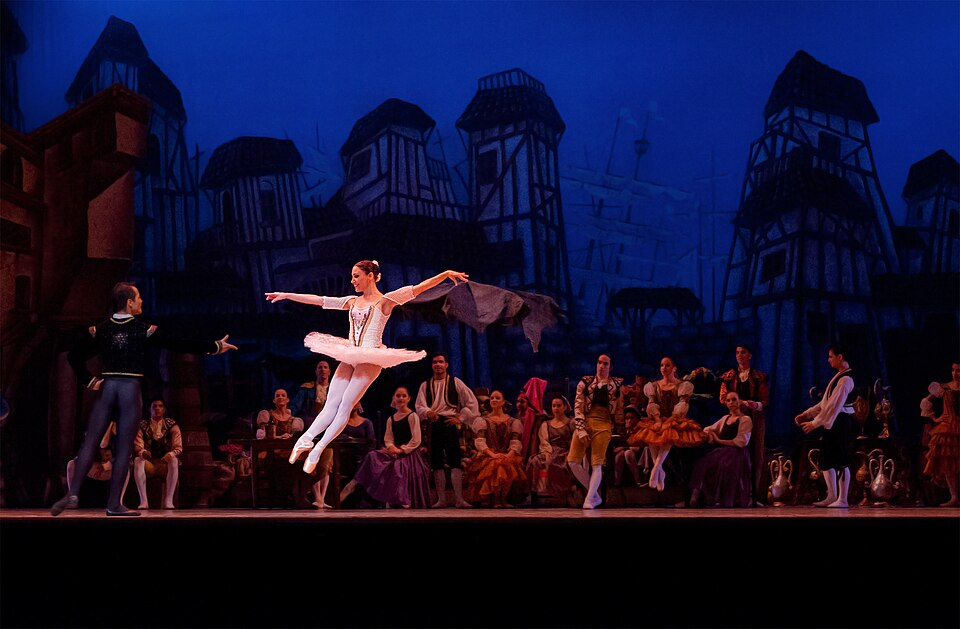
#> input picture images/ballet.jpg, 960 x 629 px; its folder holds only this picture in this run
$ python extract_palette.py ../images/ballet.jpg
#> lines starting #> are read from the running program, lines starting #| are printed output that depends on the picture
"""Extract a Spatial Deck palette from a reference image.

Uses pure-Python KMeans on a downsampled version of the image to find N
dominant colors, then maps them into Spatial Deck's token schema (bg,
bg_dark, text, dim, primary, secondary, teal, purple, amber, rose) by
luminance and hue.

Optional --vibe flag asks gemma3:12b@Lenny to describe the mood in one
short phrase, which is emitted as a comment header in the output CSS.
Never mutates index.html directly — writes a CSS file that you then
pipe through tools/import_tokens.py.

Usage:
    python3 tools/extract_palette.py photo.jpg
    python3 tools/extract_palette.py photo.jpg --out my-palette.css
    python3 tools/extract_palette.py photo.jpg -k 8 --vibe
"""
from __future__ import annotations
import argparse
import base64
import colorsys
import json
import random
import sys
from pathlib import Path

from PIL import Image

sys.path.insert(0, str(Path(__file__).parent))
from fleet_client import ENDPOINTS, call_vision  # noqa: E402

REPO_ROOT = Path(__file__).resolve().parent.parent


def downsample(img: Image.Image, max_dim: int = 200) -> list[tuple[int, int, int]]:
    """Convert image to RGB, downsample so KMeans is fast, return pixel list."""
    img = img.convert("RGB")
    w, h = img.size
    scale = min(1.0, max_dim / max(w, h))
    if scale < 1.0:
        img = img.resize((int(w * scale), int(h * scale)), Image.LANCZOS)
    return list(img.getdata())


def kmeans(points: list[tuple[int, int, int]], k: int, *, max_iter: int = 20,
           seed: int = 0) -> list[tuple[int, int, int]]:
    """Classic k-means with random init. Returns centroids as 0-255 RGB tuples."""
    rng = random.Random(seed)
    # K-means++ style seeding for better spread — pick first at random, then
    # each subsequent pick weighted by squared distance to nearest existing.
    centroids = [points[rng.randrange(len(points))]]
    for _ in range(k - 1):
        dists = []
        for p in points:
            m = min((p[0]-c[0])**2 + (p[1]-c[1])**2 + (p[2]-c[2])**2 for c in centroids)
            dists.append(m)
        total = sum(dists) or 1
        pick = rng.random() * total
        acc = 0.0
        for p, d in zip(points, dists):
            acc += d
            if acc >= pick:
                centroids.append(p)
                break

    for _ in range(max_iter):
        buckets: list[list[tuple[int, int, int]]] = [[] for _ in range(k)]
        for p in points:
            best_i, best_d = 0, float("inf")
            for i, c in enumerate(centroids):
                d = (p[0]-c[0])**2 + (p[1]-c[1])**2 + (p[2]-c[2])**2
                if d < best_d:
                    best_d, best_i = d, i
            buckets[best_i].append(p)
        new_centroids = []
        for i, bucket in enumerate(buckets):
            if not bucket:
                new_centroids.append(centroids[i])
                continue
            r = sum(p[0] for p in bucket) / len(bucket)
            g = sum(p[1] for p in bucket) / len(bucket)
            b = sum(p[2] for p in bucket) / len(bucket)
            new_centroids.append((round(r), round(g), round(b)))
        if new_centroids == centroids:
            break
        centroids = new_centroids
    return centroids


def rgb_to_hex(c: tuple[int, int, int]) -> str:
    return "#{:02x}{:02x}{:02x}".format(*c)


def luminance(c: tuple[int, int, int]) -> float:
    """Perceived luminance (ITU-R BT.601)."""
    return 0.299 * c[0] + 0.587 * c[1] + 0.114 * c[2]


def saturation(c: tuple[int, int, int]) -> float:
    h, s, v = colorsys.rgb_to_hsv(c[0]/255, c[1]/255, c[2]/255)
    return s


def hue_deg(c: tuple[int, int, int]) -> float:
    h, s, v = colorsys.rgb_to_hsv(c[0]/255, c[1]/255, c[2]/255)
    return h * 360


# Hue bucket centers (degrees) for the four accent tokens.
ACCENT_HUES = {"rose": 350, "amber": 40, "teal": 175, "purple": 280}


def _hue_dist(a: float, b: float) -> float:
    d = abs(a - b) % 360
    return min(d, 360 - d)


def assign_tokens(centroids: list[tuple[int, int, int]]) -> dict[str, str]:
    """Map K centroids into Spatial Deck's token schema."""
    # Sort by luminance for bg/text picks.
    by_lum = sorted(centroids, key=luminance)
    tokens: dict[str, str] = {}
    tokens["bg_dark"] = rgb_to_hex(by_lum[0])
    # Pick a slightly lighter bg. If centroids are tightly clustered, nudge it.
    bg_candidate = by_lum[1] if len(by_lum) > 1 else by_lum[0]
    if luminance(bg_candidate) - luminance(by_lum[0]) < 20:
        # lift it 15 units
        r, g, b = bg_candidate
        bg_candidate = (min(255, r + 15), min(255, g + 15), min(255, b + 15))
    tokens["bg"] = rgb_to_hex(bg_candidate)

    # text is the lightest centroid; if it's too saturated, approximate with
    # a nearby neutral (keeps legibility).
    text_candidate = by_lum[-1]
    if saturation(text_candidate) > 0.25:
        # Desaturate toward a warm off-white.
        r, g, b = text_candidate
        avg = (r + g + b) // 3
        text_candidate = ((r + avg)//2, (g + avg)//2, (b + avg)//2)
    tokens["text"] = rgb_to_hex(text_candidate)

    # dim: a mid-luminance muted color.
    mids = [c for c in by_lum if 60 < luminance(c) < 200]
    dim_candidate = mids[len(mids)//2] if mids else by_lum[len(by_lum)//2]
    # Push toward neutral.
    r, g, b = dim_candidate
    avg = (r + g + b) // 3
    dim_candidate = ((r + avg)//2, (g + avg)//2, (b + avg)//2)
    tokens["dim"] = rgb_to_hex(dim_candidate)

    # Most saturated colors as primary / secondary.
    by_sat = sorted(centroids, key=saturation, reverse=True)
    saturated = [c for c in by_sat if saturation(c) > 0.15]
    if saturated:
        tokens["primary"] = rgb_to_hex(saturated[0])
        tokens["secondary"] = rgb_to_hex(saturated[1] if len(saturated) > 1 else saturated[0])
    else:
        tokens["primary"] = rgb_to_hex(by_sat[0])
        tokens["secondary"] = rgb_to_hex(by_sat[-1])

    # Assign the 4 accent tokens by hue distance to canonical centers.
    # Pick the saturated-enough centroid closest to each hue target. If the
    # nearest hit is too far off (no matching color in the image), synthesize
    # the accent from scratch at the target hue using the primary color's
    # saturation/value — keeps the accent palette visually coherent even for
    # monochrome-ish reference images.
    HUE_TOLERANCE_DEG = 35
    usable = [c for c in centroids if saturation(c) > 0.2] or centroids
    prim_rgb = tuple(int(tokens["primary"].lstrip("#")[i:i+2], 16) for i in (0, 2, 4))
    _, prim_s, prim_v = colorsys.rgb_to_hsv(prim_rgb[0]/255, prim_rgb[1]/255, prim_rgb[2]/255)
    # Ensure the synthesized accent is vivid enough to read as an accent.
    synth_s = max(prim_s, 0.5)
    synth_v = max(prim_v, 0.7)
    for name, target_hue in ACCENT_HUES.items():
        best = min(usable, key=lambda c: _hue_dist(hue_deg(c), target_hue))
        if _hue_dist(hue_deg(best), target_hue) <= HUE_TOLERANCE_DEG and saturation(best) > 0.2:
            tokens[name] = rgb_to_hex(best)
        else:
            r, g, b = colorsys.hsv_to_rgb(target_hue / 360, synth_s, synth_v)
            tokens[name] = rgb_to_hex((round(r*255), round(g*255), round(b*255)))

    return tokens


def vibe_phrase(img_path: Path, model: str = "gemma3:12b", host: str = "lenny") -> str | None:
    try:
        blob = img_path.read_bytes()
    except Exception:
        return None
    b64 = base64.b64encode(blob).decode()
    prompt = ("Describe the mood of this image in a single short phrase (3-6 words). "
              "Examples: 'warm dusk warehouse', 'cold neon diner', 'arctic minimalism'. "
              "No punctuation. No preamble.")
    try:
        raw = call_vision(prompt, b64, model=model, endpoint=ENDPOINTS.get(host),
                          timeout=60, temperature=0.3)
    except Exception as e:
        print(f"[vibe] call failed: {e}", file=sys.stderr)
        return None
    text = raw.strip().strip('."\'').split("\n", 1)[0]
    # Strip any leading preamble punctuation/quotes.
    return text[:60] if text else None


def emit_css(tokens: dict[str, str], vibe: str | None, source: str) -> str:
    header = [f"/* Palette extracted from {source}"]
    if vibe:
        header.append(f"   Vibe: {vibe}")
    header.append("*/")
    order = ["bg", "bg_dark", "text", "dim", "primary", "secondary",
             "teal", "purple", "amber", "rose"]
    body = ":root {"
    body_lines = []
    for key in order:
        if key in tokens:
            var = "--" + key.replace("_", "-")
            body_lines.append(f"  {var}: {tokens[key]};")
    return "\n".join(header) + "\n" + body + "\n" + "\n".join(body_lines) + "\n}\n"


def main() -> int:
    ap = argparse.ArgumentParser()
    ap.add_argument("image", type=Path)
    ap.add_argument("-k", "--clusters", type=int, default=8, help="k for kmeans")
    ap.add_argument("--out", type=Path, default=None, help="output CSS path")
    ap.add_argument("--vibe", action="store_true", help="ask Lenny for a mood phrase")
    ap.add_argument("--json", action="store_true", help="emit JSON tokens instead of CSS")
    args = ap.parse_args()

    if not args.image.exists():
        print(f"ERROR: {args.image} not found", file=sys.stderr)
        return 2

    img = Image.open(args.image)
#> img is the input picture: PIL image 960x629 RGB; mean R, G, B 20.5, 17.9, 49.8
    pixels = downsample(img)
#> in downsample, `img = img.resize((int(w * scale), int(h * scale)), Image.LANCZOS)`:
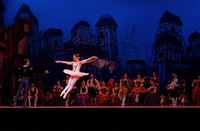
#> img: PIL image 200x131 RGB; mean R, G, B 20.6, 17.9, 49.8
#> pixels = 26200 items
    print(f"[palette] {len(pixels)} pixels → {args.clusters} centroids", file=sys.stderr)
    centroids = kmeans(pixels, args.clusters)
#> in kmeans, `centroids = [points[rng.randrange(len(points))]]`: centroids = [(10, 3, 6)]
#> after the loop in kmeans, `for _ in range(k - 1):`: centroids = [(10, 3, 6), (241, 174, 172), (10, 47, 153), (11, 5, 33), (130, 56, 48), (4, 25, 97), (67, 18, 36), (13, 12, 42)]
#> centroids = [(6, 1, 4), (222, 169, 172), (8, 40, 142), (6, 5, 28), (127, 58, 57), (7, 27, 102), (63, 18, 22), (8, 14, 57)]
    print(f"[palette] centroids: {[rgb_to_hex(c) for c in centroids]}", file=sys.stderr)
    tokens = assign_tokens(centroids)
#> in assign_tokens, `by_lum = sorted(centroids, key=luminance)`: by_lum = [(6, 1, 4), (6, 5, 28), (8, 14, 57), (7, 27, 102), (63, 18, 22), (8, 40, 142), (127, 58, 57), (222, 169, 172)]
#> in assign_tokens, `bg_candidate = by_lum[1] if len(by_lum) > 1 else by_lum[0]`: bg_candidate = (6, 5, 28)
#> in assign_tokens, `r, g, b = bg_candidate`: r = 6; g = 5; b = 28
#> in assign_tokens, `bg_candidate = (min(255, r + 15), min(255, g + 15), min(255, b + 15))`: bg_candidate = (21, 20, 43)
#> in assign_tokens, `text_candidate = by_lum[-1]`: text_candidate = (222, 169, 172)
#> in saturation, `h, s, v = colorsys.rgb_to_hsv(c[0]/255, c[1]/255, c[2]/255)`: h = 0.991; s = 0.239; v = 0.871
#> in assign_tokens, `mids = [c for c in by_lum if 60 < luminance(c) < 200]`: mids = [(127, 58, 57), (222, 169, 172)]
#> in assign_tokens, `dim_candidate = mids[len(mids)//2] if mids else by_lum[len(by_lum)//2]`: dim_candidate = (222, 169, 172)
#> in assign_tokens, `r, g, b = dim_candidate`: r = 222; g = 169; b = 172
#> in assign_tokens, `avg = (r + g + b) // 3`: avg = 187
#> in assign_tokens, `dim_candidate = ((r + avg)//2, (g + avg)//2, (b + avg)//2)`: dim_candidate = (204, 178, 179)
#> in assign_tokens, `by_sat = sorted(centroids, key=saturation, reverse=True)`: by_sat = [(8, 40, 142), (7, 27, 102), (8, 14, 57), (6, 1, 4), (6, 5, 28), (63, 18, 22), (127, 58, 57), (222, 169, 172)]
#> in assign_tokens, `saturated = [c for c in by_sat if saturation(c) > 0.15]`: saturated has the same summary as by_sat
#> in assign_tokens, `usable = [c for c in centroids if saturation(c) > 0.2] or centroids`: usable has the same summary as centroids in main
#> in assign_tokens, `prim_rgb = tuple(int(tokens["primary"].lstrip("#")[i:i+2], 16) for i i..`: prim_rgb = (8, 40, 142)
#> in assign_tokens, `_, prim_s, prim_v = colorsys.rgb_to_hsv(prim_rgb[0]/255, prim_rgb[1]/2..`: prim_s = 0.944; prim_v = 0.557
#> in assign_tokens, `synth_s = max(prim_s, 0.5)`: synth_s = 0.944
#> in assign_tokens, `synth_v = max(prim_v, 0.7)`: synth_v = 0.7
#> the loop in assign_tokens, `for name, target_hue in ACCENT_HUES.items():` made 4 passes
#> (best, r, g, b) on passes 2 to 4: ((127, 58, 57), 0.7, 0.48, 0.0394), ((8, 40, 142), 0.0394, 0.7, 0.645), ((6, 5, 28), 0.48, 0.0394, 0.7)
#> best on pass 1: (63, 18, 22)
#> after the loop in assign_tokens, `for name, target_hue in ACCENT_HUES.items():`: tokens = 10 items
#> tokens = 10 items

    vibe = None
    if args.vibe:
        vibe = vibe_phrase(args.image)
        if vibe:
            print(f"[vibe] {vibe}", file=sys.stderr)

    if args.json:
        sys.stdout.write(json.dumps({"tokens": tokens, "vibe": vibe}, indent=2) + "\n")
        return 0

    css = emit_css(tokens, vibe, args.image.name)
#> after the loop in emit_css, `for key in order:`: body_lines = ['  --bg: #15142b;', '  --bg-dark: #060104;', '  --text: #dea9ac;', '  --dim: #ccb2b3;', '  --primary: #08288e;', '  --secondary: #071b66;', '  --teal: #0ab2a4;', '  --purple: #7a0ab2;', '  --amber: #b27a0a;', '  --rose: #3f1216;']
    out_path = args.out or (REPO_ROOT / "tools" / f"palette-{args.image.stem}.css")
    out_path.write_text(css)
    try:
        rel = str(out_path.relative_to(REPO_ROOT))
    except ValueError:
        rel = str(out_path)
    print(f"[done] Wrote {rel}", file=sys.stderr)
    print(f"[next] python3 tools/import_tokens.py {rel}", file=sys.stderr)
    sys.stdout.write(css)
#| /* Palette extracted from ballet.jpg
#| */
#| :root {
#|   --bg: #15142b;
#|   --bg-dark: #060104;
#|   --text: #dea9ac;
#|   --dim: #ccb2b3;
#|   --primary: #08288e;
#|   --secondary: #071b66;
#|   --teal: #0ab2a4;
#|   --purple: #7a0ab2;
#|   --amber: #b27a0a;
#> (further printed lines are left out)
    return 0


if __name__ == "__main__":
    sys.exit(main())
#> (the program exits here)

$ run again, on images/servers.jpg
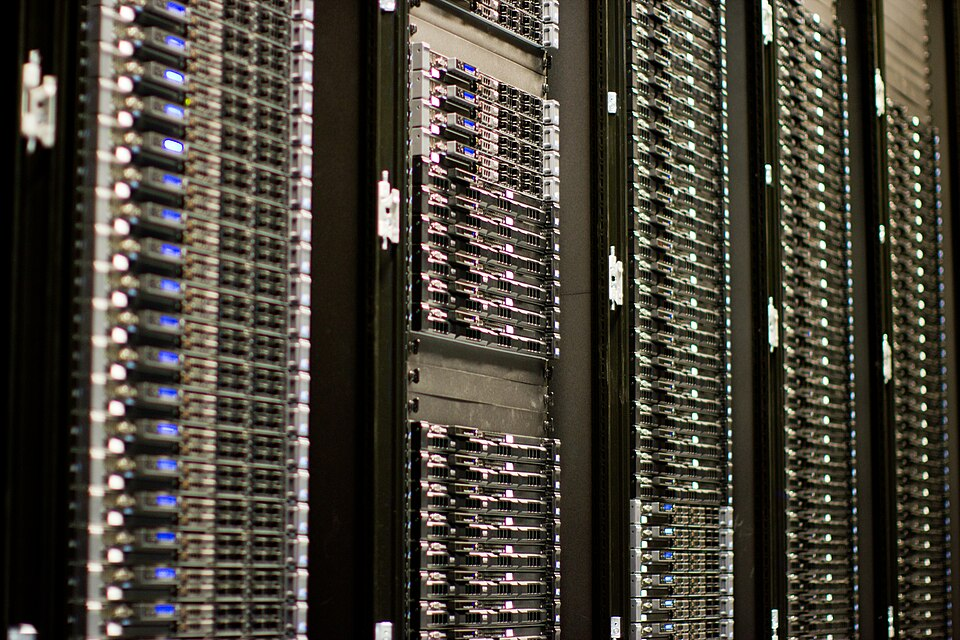
#> input picture images/servers.jpg, 960 x 640 px
#> in main, img is the input picture: PIL image 960x640 RGB; mean R, G, B 70.7, 65.7, 55.7
#> in downsample, `img = img.resize((int(w * scale), int(h * scale)), Image.LANCZOS)`:
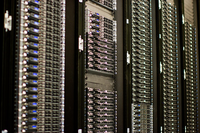
#> img: PIL image 200x133 RGB; mean R, G, B 70.8, 65.8, 55.8
#> pixels = 26600 items
#> in kmeans, `centroids = [points[rng.randrange(len(points))]]`: centroids = [(176, 156, 134)]
#> after the loop in kmeans, `for _ in range(k - 1):`: centroids = [(176, 156, 134), (65, 66, 54), (26, 22, 12), (136, 118, 104), (228, 233, 228), (92, 99, 87), (201, 182, 181), (108, 93, 69)]
#> in main, `centroids = kmeans(pixels, args.clusters)`: centroids = [(156, 147, 137), (41, 36, 25), (11, 9, 5), (126, 118, 104), (231, 230, 225), (98, 90, 76), (190, 183, 174), (70, 64, 51)]
#> by_lum = [(11, 9, 5), (41, 36, 25), (70, 64, 51), (98, 90, 76), (126, 118, 104), (156, 147, 137), (190, 183, 174), (231, 230, 225)]
#> bg_candidate = (41, 36, 25)
#> text_candidate = (231, 230, 225)
#> in saturation, `h, s, v = colorsys.rgb_to_hsv(c[0]/255, c[1]/255, c[2]/255)`: h = 0.139; s = 0.026; v = 0.906
#> mids = [(70, 64, 51), (98, 90, 76), (126, 118, 104), (156, 147, 137), (190, 183, 174)]
#> in assign_tokens, `dim_candidate = mids[len(mids)//2] if mids else by_lum[len(by_lum)//2]`: dim_candidate = (126, 118, 104)
#> in assign_tokens, `r, g, b = dim_candidate`: r = 126; g = 118; b = 104
#> avg = 116
#> in assign_tokens, `dim_candidate = ((r + avg)//2, (g + avg)//2, (b + avg)//2)`: dim_candidate = (121, 117, 110)
#> by_sat has the same summary as by_lum
#> saturated = [(11, 9, 5), (41, 36, 25), (70, 64, 51), (98, 90, 76), (126, 118, 104)]
#> usable = [(41, 36, 25), (11, 9, 5), (98, 90, 76), (70, 64, 51)]
#> prim_rgb = (11, 9, 5)
#> prim_s = 0.545; prim_v = 0.0431
#> synth_s = 0.545
#> synth_v = 0.7
#> the loop in assign_tokens, `for name, target_hue in ACCENT_HUES.items():` made 4 passes
#> (best, r, g, b) on passes 1, 3, 4: ((98, 90, 76), 0.7, 0.318, 0.382), ((41, 36, 25), 0.318, 0.7, 0.668), ((98, 90, 76), 0.573, 0.318, 0.7)
#> after the loop in assign_tokens, `for name, target_hue in ACCENT_HUES.items():`: tokens = 10 items
#> after the loop in emit_css, `for key in order:`: body_lines = ['  --bg: #292419;', '  --bg-dark: #0b0905;', '  --text: #e7e6e1;', '  --dim: #79756e;', '  --primary: #0b0905;', '  --secondary: #292419;', '  --teal: #51b2aa;', '  --purple: #9251b2;', '  --amber: #0b0905;', '  --rose: #b25161;']
#| /* Palette extracted from servers.jpg
#| */
#| :root {
#|   --bg: #292419;
#|   --bg-dark: #0b0905;
#|   --text: #e7e6e1;
#> (further printed lines are left out)
